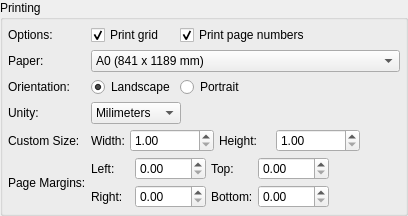
       <widget class="QGroupBox" name="printing_gb">
        <property name="maximumSize">
         <size>
          <width>700</width>
          <height>16777215</height>
         </size>
        </property>
        <property name="title">
         <string>Printing</string>
        </property>
        <layout class="QGridLayout" name="gridLayout_3">
         <property name="leftMargin">
          <number>5</number>
         </property>
         <property name="topMargin">
          <number>5</number>
         </property>
         <property name="rightMargin">
          <number>5</number>
         </property>
         <property name="bottomMargin">
          <number>5</number>
         </property>
         <property name="spacing">
          <number>5</number>
         </property>
         <item row="2" column="1">
          <widget class="QRadioButton" name="landscape_rb">
           <property name="sizePolicy">
            <sizepolicy hsizetype="Fixed" vsizetype="Fixed">
             <horstretch>0</horstretch>
             <verstretch>0</verstretch>
            </sizepolicy>
           </property>
           <property name="text">
            <string>Landscape</string>
           </property>
           <property name="checked">
            <bool>true</bool>
           </property>
          </widget>
         </item>
         <item row="0" column="0">
          <widget class="QLabel" name="print_op_lbl">
           <property name="text">
            <string>Options:</string>
           </property>
          </widget>
         </item>
         <item row="5" column="0">
          <widget class="QLabel" name="margins_lbl">
           <property name="sizePolicy">
            <sizepolicy hsizetype="Preferred" vsizetype="Preferred">
             <horstretch>0</horstretch>
             <verstretch>0</verstretch>
            </sizepolicy>
           </property>
           <property name="text">
            <string>Page Margins:</string>
           </property>
          </widget>
         </item>
         <item row="2" column="2">
          <widget class="QRadioButton" name="portrait_rb">
           <property name="sizePolicy">
            <sizepolicy hsizetype="Expanding" vsizetype="Fixed">
             <horstretch>0</horstretch>
             <verstretch>0</verstretch>
            </sizepolicy>
           </property>
           <property name="text">
            <string>Portrait</string>
           </property>
          </widget>
         </item>
         <item row="4" column="0">
          <widget class="QLabel" name="custom_lbl">
           <property name="text">
            <string>Custom Size:</string>
           </property>
          </widget>
         </item>
         <item row="0" column="1">
          <widget class="QCheckBox" name="print_grid_chk">
           <property name="sizePolicy">
            <sizepolicy hsizetype="Fixed" vsizetype="Fixed">
             <horstretch>0</horstretch>
             <verstretch>0</verstretch>
            </sizepolicy>
           </property>
           <property name="text">
            <string>Print grid</string>
           </property>
           <property name="checked">
            <bool>true</bool>
           </property>
          </widget>
         </item>
         <item row="0" column="2">
          <widget class="QCheckBox" name="print_pg_num_chk">
           <property name="sizePolicy">
            <sizepolicy hsizetype="Expanding" vsizetype="Fixed">
             <horstretch>0</horstretch>
             <verstretch>0</verstretch>
            </sizepolicy>
           </property>
           <property name="text">
            <string>Print page numbers</string>
           </property>
           <property name="checked">
            <bool>true</bool>
           </property>
          </widget>
         </item>
         <item row="5" column="1" colspan="2">
          <layout class="QGridLayout" name="gridLayout">
           <property name="spacing">
            <number>5</number>
           </property>
           <item row="0" column="2">
            <widget class="QLabel" name="top_lbl">
             <property name="text">
              <string>Top:</string>
             </property>
            </widget>
           </item>
           <item row="1" column="3">
            <widget class="QDoubleSpinBox" name="bottom_marg">
             <property name="sizePolicy">
              <sizepolicy hsizetype="Expanding" vsizetype="Fixed">
               <horstretch>0</horstretch>
               <verstretch>0</verstretch>
              </sizepolicy>
             </property>
             <property name="toolTip">
              <string>Bottom margin</string>
             </property>
             <property name="maximum">
              <double>5000.000000000000000</double>
             </property>
            </widget>
           </item>
           <item row="1" column="2">
            <widget class="QLabel" name="bottom_lbl">
             <property name="text">
              <string>Bottom:</string>
             </property>
            </widget>
           </item>
           <item row="1" column="0">
            <widget class="QLabel" name="right_lbl">
             <property name="minimumSize">
              <size>
               <width>39</width>
               <height>0</height>
              </size>
             </property>
             <property name="text">
              <string>Right:</string>
             </property>
            </widget>
           </item>
           <item row="0" column="3">
            <widget class="QDoubleSpinBox" name="top_marg">
             <property name="sizePolicy">
              <sizepolicy hsizetype="Expanding" vsizetype="Fixed">
               <horstretch>0</horstretch>
               <verstretch>0</verstretch>
              </sizepolicy>
             </property>
             <property name="toolTip">
              <string>Top margin</string>
             </property>
             <property name="maximum">
              <double>5000.000000000000000</double>
             </property>
            </widget>
           </item>
           <item row="0" column="4" rowspan="2">
            <spacer name="horizontalSpacer_7">
             <property name="orientation">
              <enum>Qt::Orientation::Horizontal</enum>
             </property>
             <property name="sizeHint" stdset="0">
              <size>
               <width>40</width>
               <height>20</height>
              </size>
             </property>
            </spacer>
           </item>
           <item row="0" column="1">
            <widget class="QDoubleSpinBox" name="left_marg">
             <property name="sizePolicy">
              <sizepolicy hsizetype="Expanding" vsizetype="Fixed">
               <horstretch>0</horstretch>
               <verstretch>0</verstretch>
              </sizepolicy>
             </property>
             <property name="toolTip">
              <string>Left margin</string>
             </property>
             <property name="maximum">
              <double>5000.000000000000000</double>
             </property>
            </widget>
           </item>
           <item row="0" column="0">
            <widget class="QLabel" name="left_lbl">
             <property name="minimumSize">
              <size>
               <width>39</width>
               <height>0</height>
              </size>
             </property>
             <property name="text">
              <string>Left:</string>
             </property>
            </widget>
           </item>
           <item row="1" column="1">
            <widget class="QDoubleSpinBox" name="right_marg">
             <property name="sizePolicy">
              <sizepolicy hsizetype="Expanding" vsizetype="Fixed">
               <horstretch>0</horstretch>
               <verstretch>0</verstretch>
              </sizepolicy>
             </property>
             <property name="toolTip">
              <string>Right margin</string>
             </property>
             <property name="maximum">
              <double>5000.000000000000000</double>
             </property>
            </widget>
           </item>
          </layout>
         </item>
         <item row="1" column="1" colspan="2">
          <widget class="QComboBox" name="paper_cmb">
           <property name="sizePolicy">
            <sizepolicy hsizetype="Preferred" vsizetype="Fixed">
             <horstretch>0</horstretch>
             <verstretch>0</verstretch>
            </sizepolicy>
           </property>
           <property name="maximumSize">
            <size>
             <width>16777215</width>
             <height>16777215</height>
            </size>
           </property>
           <property name="currentIndex">
            <number>0</number>
           </property>
           <property name="iconSize">
            <size>
             <width>28</width>
             <height>28</height>
            </size>
           </property>
           <item>
            <property name="text">
             <string>A0 (841 x 1189 mm)</string>
            </property>
           </item>
           <item>
            <property name="text">
             <string>A1 (594 x 841 mm)</string>
            </property>
           </item>
           <item>
            <property name="text">
             <string>A2 (420 x 594 mm)</string>
            </property>
           </item>
           <item>
            <property name="text">
             <string>A3 (297 x 420 mm)</string>
            </property>
           </item>
           <item>
            <property name="text">
             <string>A4 (210 x 297 mm)</string>
            </property>
           </item>
           <item>
            <property name="text">
             <string>A5 (148 x 210 mm)</string>
            </property>
           </item>
           <item>
            <property name="text">
             <string>A6 (105 x 148 mm)</string>
            </property>
           </item>
           <item>
            <property name="text">
             <string>A7 (74 x 105 mm)</string>
            </property>
           </item>
           <item>
            <property name="text">
             <string>A8 (52 x 74 mm)</string>
            </property>
           </item>
           <item>
            <property name="text">
             <string>A9 (37 x 52 mm)</string>
            </property>
           </item>
           <item>
            <property name="text">
             <string>B0 (1030 x 1456 mm)</string>
            </property>
           </item>
           <item>
            <property name="text">
             <string>B1 (728 x 1030 mm)</string>
            </property>
           </item>
           <item>
            <property name="text">
             <string>B10 (32 x 45 mm)</string>
            </property>
           </item>
           <item>
            <property name="text">
             <string>B2 (515 x 728 mm)</string>
            </property>
           </item>
           <item>
            <property name="text">
             <string>B3 (364 x 515 mm)</string>
            </property>
           </item>
           <item>
            <property name="text">
             <string>B4 (257 x 364 mm)</string>
            </property>
           </item>
           <item>
            <property name="text">
             <string>B5 (182 x 257 mm)</string>
            </property>
           </item>
           <item>
            <property name="text">
             <string>B6 (128 x 182 mm)</string>
            </property>
           </item>
           <item>
            <property name="text">
             <string>B7 (91 x 128 mm)</string>
            </property>
           </item>
           <item>
            <property name="text">
             <string>B8 (64 x 91 mm)</string>
            </property>
           </item>
           <item>
            <property name="text">
             <string>B9 (45 x 64 mm)</string>
            </property>
           </item>
           <item>
            <property name="text">
             <string>C5E (163 x 229 mm)</string>
            </property>
           </item>
           <item>
            <property name="text">
             <string>Comm10E (105 x 241 mm)</string>
            </property>
           </item>
           <item>
            <property name="text">
             <string>DLE (110 x 220 mm)</string>
            </property>
           </item>
           <item>
            <property name="text">
             <string>Executive (191 x 254 mm)</string>
            </property>
           </item>
           <item>
            <property name="text">
             <string>Folio (210 x 330 mm)</string>
            </property>
           </item>
           <item>
            <property name="text">
             <string>Ledger (432 x 279 mm)</string>
            </property>
           </item>
           <item>
            <property name="text">
             <string>Legal (216 x 356 mm)</string>
            </property>
           </item>
           <item>
            <property name="text">
             <string>Letter (216 x 279 mm)</string>
            </property>
           </item>
           <item>
            <property name="text">
             <string>Tabloid (279 x 432 mm)</string>
            </property>
           </item>
           <item>
            <property name="text">
             <string>Custom</string>
            </property>
           </item>
          </widget>
         </item>
         <item row="2" column="0">
          <widget class="QLabel" name="orientation_lbl">
           <property name="sizePolicy">
            <sizepolicy hsizetype="Preferred" vsizetype="Preferred">
             <horstretch>0</horstretch>
             <verstretch>0</verstretch>
            </sizepolicy>
           </property>
           <property name="text">
            <string>Orientation:</string>
           </property>
          </widget>
         </item>
         <item row="4" column="1" colspan="2">
          <layout class="QHBoxLayout" name="horizontalLayout">
           <property name="spacing">
            <number>5</number>
           </property>
           <item>
            <widget class="QLabel" name="width_lbl">
             <property name="sizePolicy">
              <sizepolicy hsizetype="Fixed" vsizetype="Preferred">
               <horstretch>0</horstretch>
               <verstretch>0</verstretch>
              </sizepolicy>
             </property>
             <property name="text">
              <string>Width:</string>
             </property>
            </widget>
           </item>
           <item>
            <widget class="QDoubleSpinBox" name="width_spb">
             <property name="minimum">
              <double>1.000000000000000</double>
             </property>
             <property name="maximum">
              <double>999999.989999999990687</double>
             </property>
            </widget>
           </item>
           <item>
            <widget class="QLabel" name="height_lbl">
             <property name="sizePolicy">
              <sizepolicy hsizetype="Fixed" vsizetype="Preferred">
               <horstretch>0</horstretch>
               <verstretch>0</verstretch>
              </sizepolicy>
             </property>
             <property name="minimumSize">
              <size>
               <width>52</width>
               <height>0</height>
              </size>
             </property>
             <property name="text">
              <string>Height:</string>
             </property>
            </widget>
           </item>
           <item>
            <widget class="QDoubleSpinBox" name="height_spb">
             <property name="minimum">
              <double>1.000000000000000</double>
             </property>
             <property name="maximum">
              <double>999999.989999999990687</double>
             </property>
            </widget>
           </item>
           <item>
            <spacer name="horizontalSpacer_5">
             <property name="orientation">
              <enum>Qt::Orientation::Horizontal</enum>
             </property>
             <property name="sizeHint" stdset="0">
              <size>
               <width>40</width>
               <height>20</height>
              </size>
             </property>
            </spacer>
           </item>
          </layout>
         </item>
         <item row="3" column="0">
          <widget class="QLabel" name="label">
           <property name="text">
            <string>Unity:</string>
           </property>
          </widget>
         </item>
         <item row="1" column="0">
          <widget class="QLabel" name="paper_lbl">
           <property name="sizePolicy">
            <sizepolicy hsizetype="Preferred" vsizetype="Preferred">
             <horstretch>0</horstretch>
             <verstretch>0</verstretch>
            </sizepolicy>
           </property>
           <property name="text">
            <string>Paper:</string>
           </property>
          </widget>
         </item>
         <item row="3" column="1" colspan="2">
          <widget class="QComboBox" name="unity_cmb">
           <property name="sizePolicy">
            <sizepolicy hsizetype="Fixed" vsizetype="Fixed">
             <horstretch>0</horstretch>
             <verstretch>0</verstretch>
            </sizepolicy>
           </property>
           <property name="currentIndex">
            <number>0</number>
           </property>
           <property name="iconSize">
            <size>
             <width>28</width>
             <height>28</height>
            </size>
           </property>
           <item>
            <property name="text">
             <string>Milimeters</string>
            </property>
           </item>
           <item>
            <property name="text">
             <string>Pixels</string>
            </property>
           </item>
           <item>
            <property name="text">
             <string>Inches</string>
            </property>
           </item>
           <item>
            <property name="text">
             <string>Centimeter</string>
            </property>
           </item>
          </widget>
         </item>
        </layout>
       </widget>
